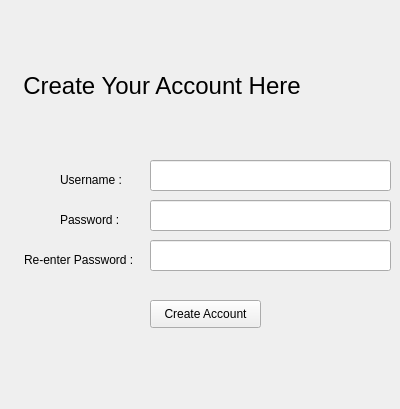
<?xml version="1.0" encoding="UTF-8"?>
<ui version="4.0">
 <class>SignUp</class>
 <widget class="QWidget" name="SignUp">
  <property name="geometry">
   <rect>
    <x>0</x>
    <y>0</y>
    <width>400</width>
    <height>409</height>
   </rect>
  </property>
  <property name="windowTitle">
   <string>Signing Up</string>
  </property>
  <widget class="QPushButton" name="SignUpCreateAccount">
   <property name="geometry">
    <rect>
     <x>150</x>
     <y>300</y>
     <width>111</width>
     <height>28</height>
    </rect>
   </property>
   <property name="text">
    <string>Create Account</string>
   </property>
  </widget>
  <widget class="QLabel" name="label">
   <property name="geometry">
    <rect>
     <x>60</x>
     <y>170</y>
     <width>71</width>
     <height>20</height>
    </rect>
   </property>
   <property name="text">
    <string>Username :</string>
   </property>
  </widget>
  <widget class="QLabel" name="label_2">
   <property name="geometry">
    <rect>
     <x>60</x>
     <y>210</y>
     <width>81</width>
     <height>20</height>
    </rect>
   </property>
   <property name="text">
    <string>Password : </string>
   </property>
  </widget>
  <widget class="QLabel" name="label_3">
   <property name="geometry">
    <rect>
     <x>24</x>
     <y>250</y>
     <width>121</width>
     <height>20</height>
    </rect>
   </property>
   <property name="text">
    <string>Re-enter Password :</string>
   </property>
  </widget>
  <widget class="QLabel" name="label_4">
   <property name="geometry">
    <rect>
     <x>10</x>
     <y>40</y>
     <width>381</width>
     <height>91</height>
    </rect>
   </property>
   <property name="font">
    <font>
     <pointsize>18</pointsize>
    </font>
   </property>
   <property name="text">
    <string>  Create Your Account Here</string>
   </property>
  </widget>
  <widget class="QLineEdit" name="SignUpUsername">
   <property name="geometry">
    <rect>
     <x>150</x>
     <y>160</y>
     <width>241</width>
     <height>31</height>
    </rect>
   </property>
  </widget>
  <widget class="QLineEdit" name="SignUpPassword">
   <property name="geometry">
    <rect>
     <x>150</x>
     <y>200</y>
     <width>241</width>
     <height>31</height>
    </rect>
   </property>
  </widget>
  <widget class="QLineEdit" name="SignUpReEnterPassword">
   <property name="geometry">
    <rect>
     <x>150</x>
     <y>240</y>
     <width>241</width>
     <height>31</height>
    </rect>
   </property>
  </widget>
 </widget>
 <resources/>
 <connections/>
</ui>
